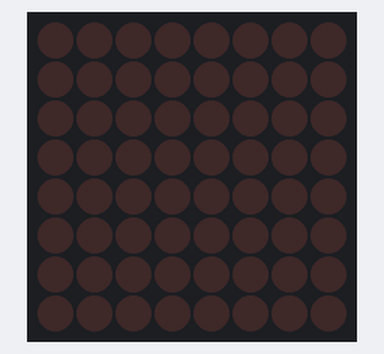
Bench run of a sketch on a simulated Arduino Uno, built with avr-gcc and run on an emulated ATmega328P. On the bench: 8×8 LED matrix.

Above: at 0.1 s.
At 0.66 s:
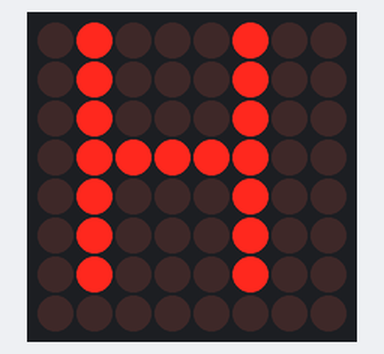
At 1.59 s:
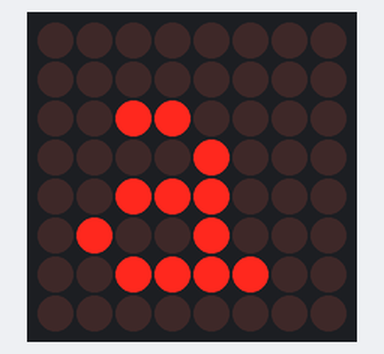
At 2.52 s:
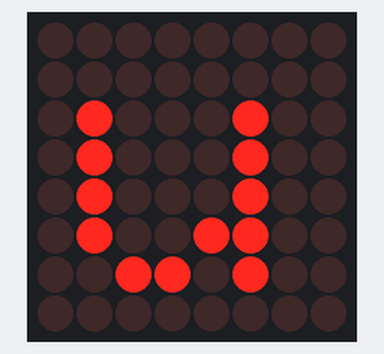
At 3.4 s:
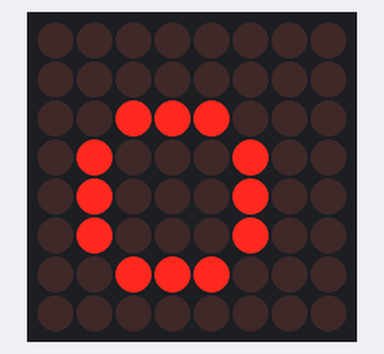

Measured:
- by itself, everything shown: repeats every 4.1 s, in 11 steps
- what the display in image 4 shows lasts 0.8 s, from 3.3 s to 4.1 s

The sketch:

MATRIZ_TEXTO_SIMPLE.ino
```cpp
#include "LedControlMS.h"

LedControl matriz = LedControl(12,11,10,1);

void setup() {
  // put your setup code here, to run once:
  matriz.shutdown(0, false);
  matriz.setIntensity(0, 8);
  matriz.clearDisplay(0);

}

void loop() {

  matriz.clearDisplay(0);
  delay(500);
  matriz.writeString(0, "Hola mundo");
  delay(500);
//  for (int fila=0; fila<8; fila++){
//    for(int columna=0; columna<8; columna++){
//      matriz.setLed(0, columna-1, fila, true);
//      matriz.setLed(0, columna, fila, false);
//      delay(25);
//    }
//  }

}
```
